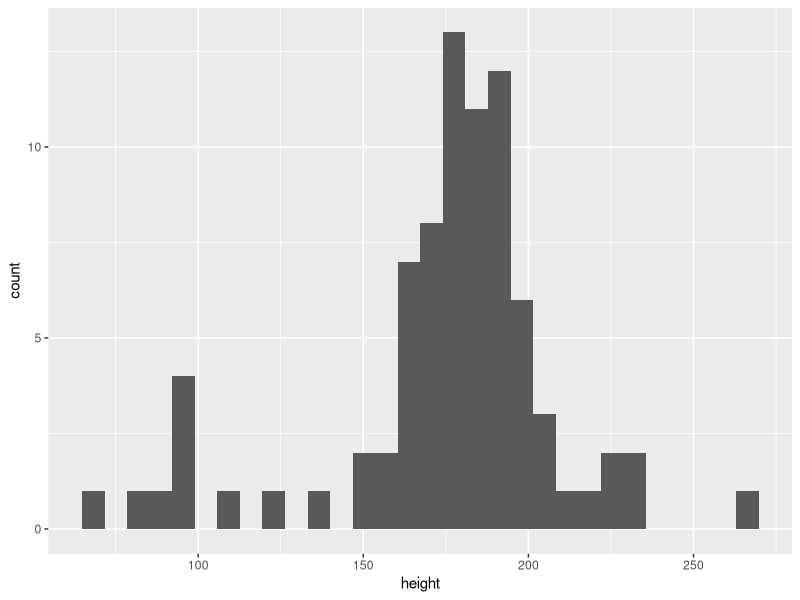
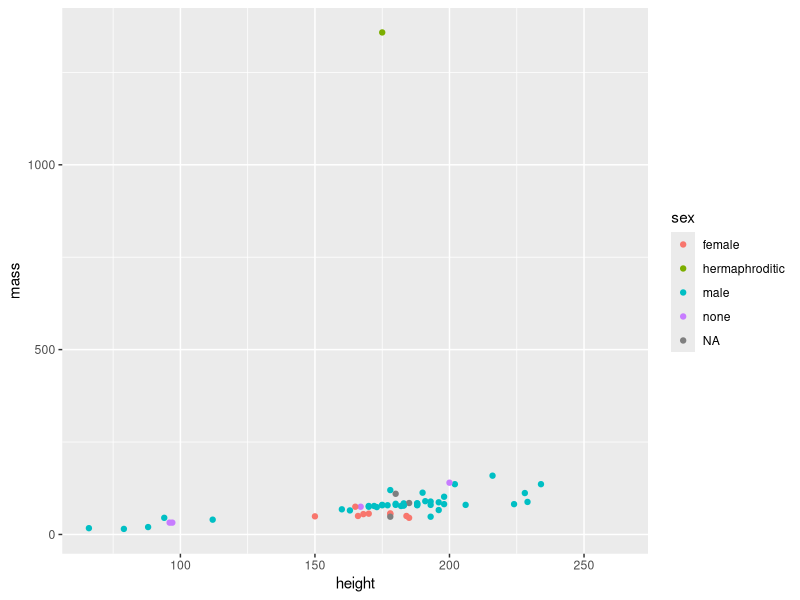

Reproduce these figures in R, in order.
## ---- chunk 1
library(tidyverse)
## ---- chunk 2
head(starwars)

dim(starwars)

ggplot(data = starwars, aes(x = height)) +
  geom_histogram()

# put dependent variable on y-axis
# having data points colored by sex
ggplot(data =starwars, aes(x = height, y = mass)) +
  geom_point(aes(color = sex))
## ---- chunk 3
    # store and calculate the mean of height column
    mean_height <- mean(starwars$height)
    # show me what mean_height is = NA; we have missing values in this vector so it will show na
    mean_height
    #lets fix it to strip na values before calculation
    mean_height <- mean(starwars$height, na.rm = TRUE)

    mean_height
## ---- chunk 4
sd_height <- sd(starwars$height, na.rm = TRUE)

sd_height
